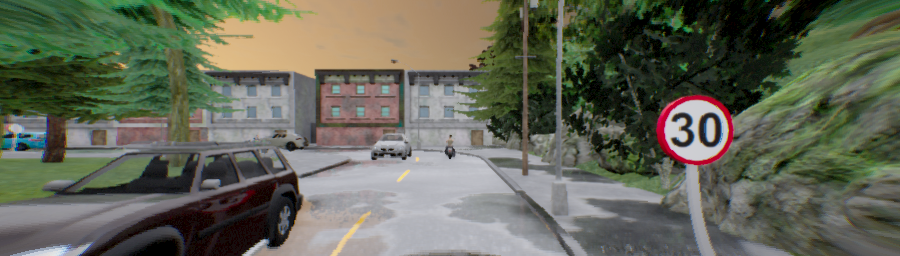
#> input picture leaderboard/team_code/test.png, 900 x 256 px
$ python light_exposure_attack.py
#> lines starting #> are read from the running program, lines starting #| are printed output that depends on the picture
#> in main, data is the input picture: shape (256, 900, 3); mean B, G, R 87.9, 102.9, 99.4
#| (256, 900, 3)
import numpy as np
from PIL import Image
import cv2

def LightExposureAttack(data):
    data = cv2.cvtColor(data, cv2.COLOR_RGB2YUV)
#> data: shape (256, 900, 3); mean of channels 0, 1, 2 100.1, 122, 127.3
    h = data.shape[0]
#> h = 256
    w = data.shape[1]
#> w = 900
    for i in range(h):
        for j in range(w):
            y = data[i][j][0]*3
            if y > 255:
                y = 255
            data[i][j][0] = y
#> data: shape (256, 900, 3); mean of channels 0, 1, 2 211.9, 122, 127.3
    data = cv2.cvtColor(data, cv2.COLOR_YUV2RGB)
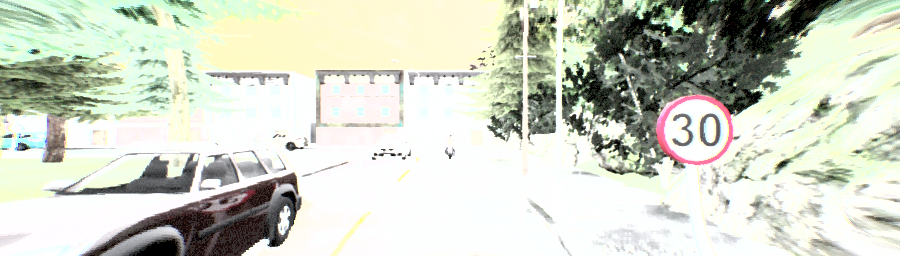
#> data: shape (256, 900, 3); mean R, G, B 207.7, 212.4, 198.3
    #Image.fromarray(data).save('light_exposure.png')
    return data

def main():
    print("test black screen attack")
    data = cv2.imread("test.png")
    data = cv2.cvtColor(data, cv2.COLOR_BGR2RGB)
    print(data.shape)
    LightExposureAttack(data)

if __name__ == "__main__":
    main()
